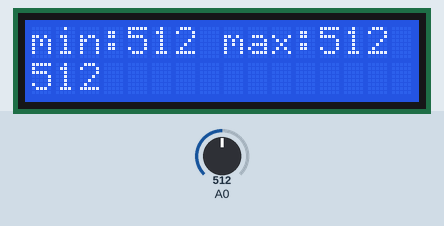
This sketch was run on a simulated Arduino Uno, built with avr-gcc and run on an emulated ATmega328P. Shown: 16×2 character LCD. Inputs (shaded band) come from the test bench; at power-on: A0 = 512. What the sketch prints to the serial monitor is not drawn.

Above: at 4.2 s.
4.3 s: A0 set to 716
At 5.6 s:
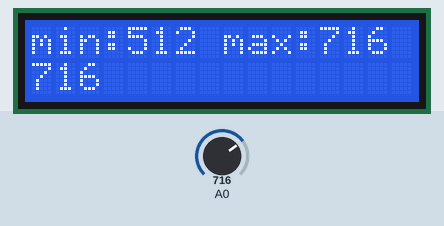
5.9 s: A0 set to 900
At 6.3 s:
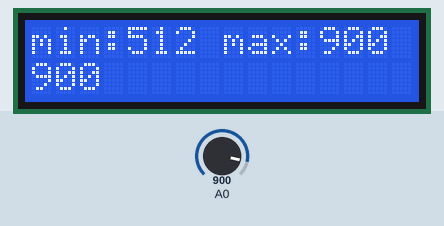
7.5 s: A0 set to 991
At 8.2 s:
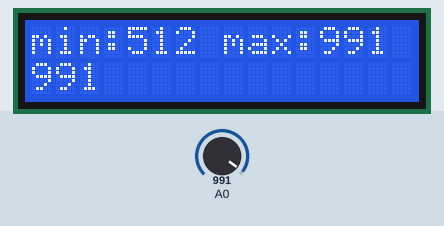
9.2 s: A0 set to 1017
At 10.3 s:
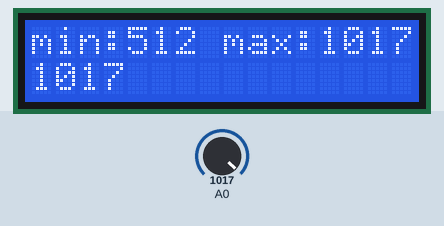
Timing chart, 0 to 11.8 s (numbered marks = the images above; inputs shaded):
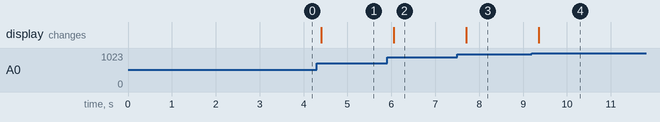

Measured:
- after the input at 4.3 s, the display: changes after 0.10 s (image 1)
- after the input at 5.9 s, the display: changes after 0.16 s (image 2)
- after the input at 7.5 s, the display: changes after 0.21 s (image 3)
- after the input at 9.2 s, the display: changes after 0.16 s (image 4)

The sketch:

lcd.ino
```cpp
//This will measure the current light level and show it on LCD.
//It will also keep a record of minimum and maximum level and show that on the LCD
//This is perfect for checking if the fridge light goes off when you close the door.
//The startup where it counts to 3000 ms is just for show; not necessary at all :)

#include <Wire.h>
//The library, in combination with arduino IDE 1.6.7 has a bug.
//When using lcd.print, it prints only the first letter
#include <LiquidCrystal_I2C.h>

//schematic:
//lcd(with I2C) on sda, scl, +, -
//photosensor on a0 (and + and - with a 10k ohm resistor)

LiquidCrystal_I2C lcd(0x27, 16, 2);

void printLcd(int x, int y, String s) {
  Serial.println("printing" + s);
  for (int index = 0; index < s.length(); ++index) {
    lcd.setCursor(x + index, y);
    lcd.print(s[index]);
  }
}

void printLcd(int x, int y, int i) {
  char *intStr = "1234567890123456";
  sprintf(intStr, "%i", i);
  printLcd(x, y, intStr);
}

void setup(){
  Serial.begin(9600);
  lcd.init();                      // initialize the lcd
  lcd.backlight();
  printLcd(0, 0, "starting....");
  while(millis() < 3000) {
    printLcd(0, 1, millis());
  }
}

int backlightState = LOW;
long previousMillis = 0;
long interval = 1000;
int smin = -1;
int smax = -1;

void loop(){
  int sensorValue = analogRead(0);
  if (smin == -1 || sensorValue < smin) smin = sensorValue;
  if (smax == -1 || sensorValue > smax) smax = sensorValue;

//  lcd.clear();
  Serial.println(sensorValue);
  char *line = "1234567890123456";
  sprintf(line, "min:%i max:%i        ", smin, smax);
  printLcd(0, 0, line);
  sprintf(line, "%i                   ", sensorValue);
  printLcd(0, 1, line);

  delay(100);
}
```
